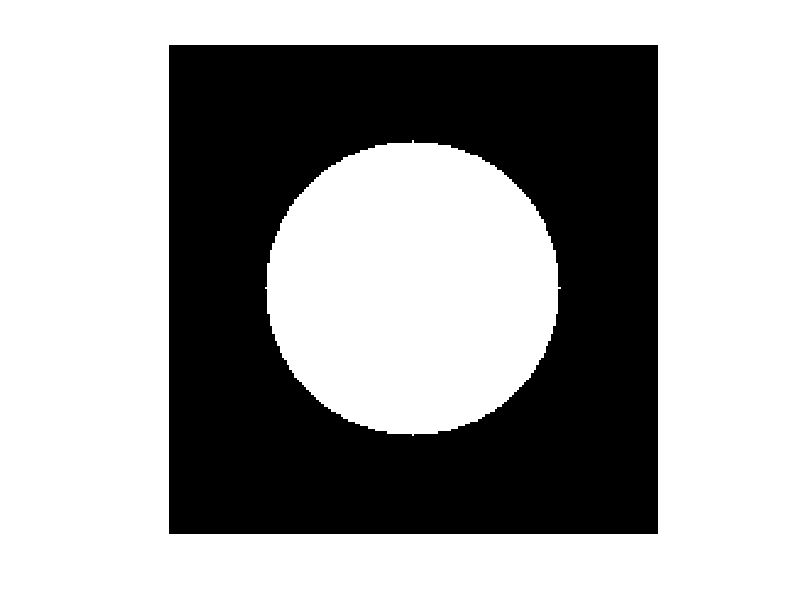

The MATLAB source for this figure:
w = 200;
h = 200;
Cx = w / 2;
Cy = h / 2;
radius = 60;


image = zeros(w, h);

for y = 1:h
    for x = 1:w
        distance = sqrt((x - Cx)^2 + (y - Cy)^2);
        if distance <= radius 
            image(y, x) = 1;
        end
    end
end

imshow(image); 
